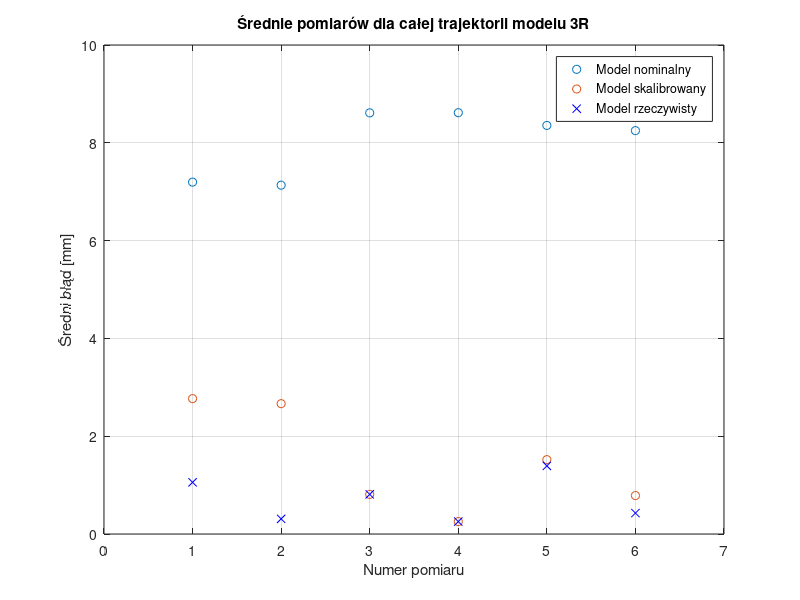

This figure's MATLAB source:
close all
load("mean3R.mat")
figure
plot(srednia_nom,'o')
hold on
plot(srednia_cal,'o')
plot(srednia_real,'x','Color',"blue")
axis([0 7 0 10])
grid on
title("Średnie pomiarów dla całej trajektorii modelu 3R")
xlabel("Numer pomiaru")
ylabel("Średni błąd [mm]")
legend("Model nominalny","Model skalibrowany","Model rzeczywisty")
